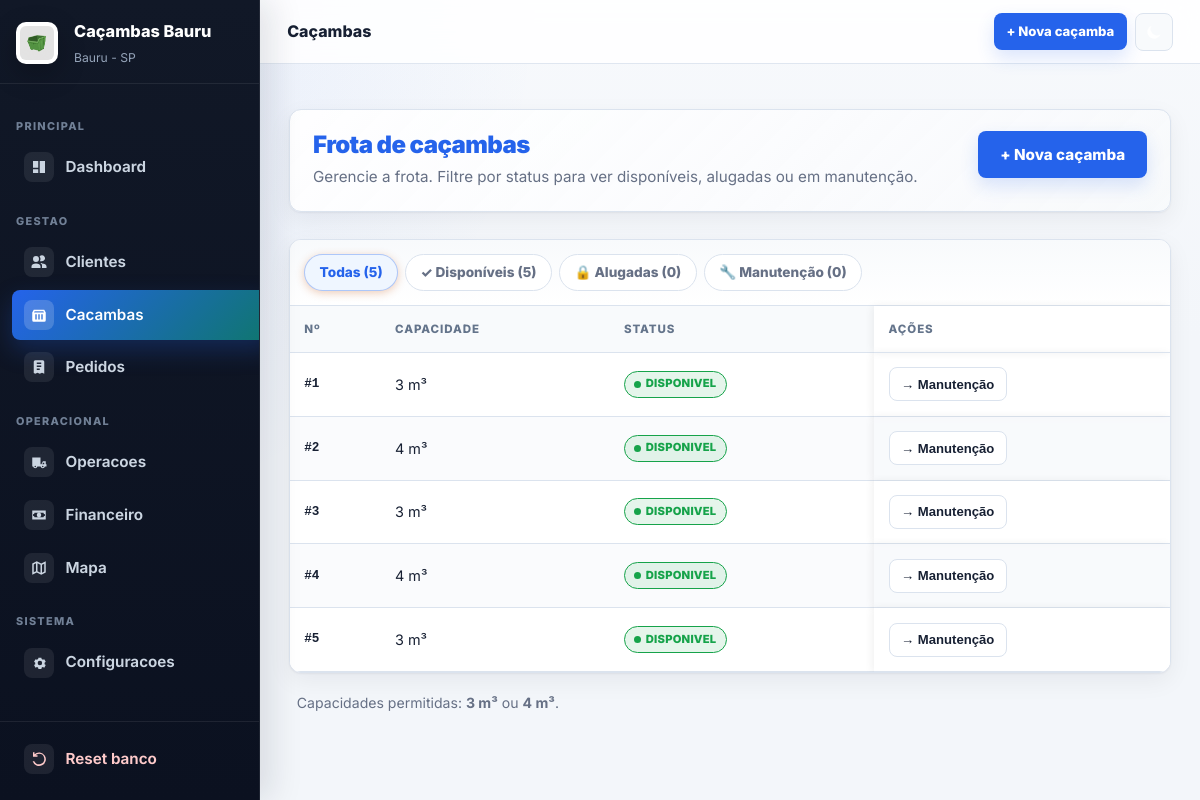
The app's page /cacambas with its own data.
### tables this page shows
CREATE TABLE cacambas (
            id INTEGER PRIMARY KEY AUTOINCREMENT,
            codigo TEXT NOT NULL UNIQUE,
            capacidade_m3 INTEGER NOT NULL,
            status TEXT NOT NULL DEFAULT 'disponivel'
        );

### app.py (the view)
@app.route("/cacambas")
def cacambas():
    f = request.args.get("f","")
    conn = get_conn()
    q = "SELECT id,codigo,capacidade_m3,status FROM cacambas"
    params = ()
    if f in ("disponivel","em_uso","manutencao"):
        q += " WHERE status=?"
        params = (f,)
    q += " ORDER BY CASE WHEN codigo GLOB '[0-9]*' THEN CAST(codigo AS INTEGER) ELSE 999999 END,codigo"
    rows = conn.execute(q, params).fetchall()
    tots = {r["status"]: r["n"] for r in conn.execute(
        "SELECT status, COUNT(*) AS n FROM cacambas GROUP BY status"
    ).fetchall()}
    total = conn.execute("SELECT COUNT(*) FROM cacambas").fetchone()[0]
    conn.close()
    return render_template("cacambas.html", cacambas=rows, filtro=f,
        n_disp=tots.get("disponivel",0), n_uso=tots.get("em_uso",0),
        n_manut=tots.get("manutencao",0), total=total)

### app.py (called while the page is built)
def _get_config():
    conn = get_conn()
    cfg = {r["chave"]: r["valor"] for r in conn.execute("SELECT chave,valor FROM config").fetchall()}
    conn.close()
    return cfg

def _dias_locacao(config=None):
    if config is None:
        config = _get_config()
    try:
        return max(1, min(int(config.get("dias_locacao","7")), 30))
    except ValueError:
        return 7

def _get_motoristas():
    conn = get_conn()
    rows = [r["nome"] for r in conn.execute("SELECT nome FROM motoristas ORDER BY nome").fetchall()]
    conn.close()
    return rows

### database.py (called while the page is built)
def get_conn():
    conn = sqlite3.connect(DB_PATH)
    conn.row_factory = sqlite3.Row
    conn.execute("PRAGMA foreign_keys = ON")
    conn.execute("PRAGMA journal_mode = WAL")
    conn.execute("PRAGMA synchronous = NORMAL")
    conn.execute("PRAGMA temp_store = MEMORY")
    conn.create_function("NORM", 1, _norm)
    return conn

### templates/cacambas.html (shortened to what this page needs)
{% extends "base.html" %}
{% block topbar_title %}Caçambas{% endblock %}
{% block topbar_actions %}<a class="btn btn-sm" href="{{ url_for('cacamba_nova') }}">+ Nova caçamba</a>{% endblock %}
{% block content %}
<section class="page-head">
  <div>
    <h2>Frota de caçambas</h2>
    <p>Gerencie a frota. Filtre por status para ver disponíveis, alugadas ou em manutenção.</p>
  </div>
  <a class="btn" href="{{ url_for('cacamba_nova') }}">+ Nova caçamba</a>
</section>
<div class="card table-wrap">
  <div class="filtros-bar">
    <a href="{{ url_for('cacambas') }}" class="filtro-chip {% if not filtro %}ativo{% endif %}">Todas ({{ total }})</a>
    <a href="{{ url_for('cacambas', f='disponivel') }}" class="filtro-chip {% if filtro=='disponivel' %}ativo ok{% endif %}">✓ Disponíveis ({{ n_disp }})</a>
    <a href="{{ url_for('cacambas', f='em_uso') }}" class="filtro-chip {% if filtro=='em_uso' %}ativo alerta{% endif %}">🔒 Alugadas ({{ n_uso }})</a>
    <a href="{{ url_for('cacambas', f='manutencao') }}" class="filtro-chip {% if filtro=='manutencao' %}ativo{% endif %}">🔧 Manutenção ({{ n_manut }})</a>
  </div>
  {% if cacambas %}
  <table class="tabela-dados">
    <thead>
      <tr><th>Nº</th><th>Capacidade</th><th>Status</th><th>Ações</th></tr>
    </thead>
    <tbody>
      {% for c in cacambas %}
      <tr>
        <td class="mono"><strong>#{{ c.codigo }}</strong></td>
        <td>{{ c.capacidade_m3 }} m³</td>
        <td><span class="status-chip status-{{ c.status }}">{{ c.status.replace('_',' ') }}</span></td>
        <td>
          {% if c.status == 'disponivel' %}
          <form class="inline-form" method="post" action="{{ url_for('cacamba_manutencao', cid=c.id) }}">
            <button class="btn btn-sec btn-sm">→ Manutenção</button>
          </form>
          {% elif c.status == 'manutencao' %}
          <form class="inline-form" method="post" action="{{ url_for('cacamba_disponivel', cid=c.id) }}">
            <button class="btn btn-ok btn-sm">Liberar</button>
          </form>
          {% endif %}
        </td>
      </tr>
      {% endfor %}
    </tbody>
  </table>
  {% else %}
  <div class="empty-state">Nenhuma caçamba{% if filtro %} com este status{% endif %}.</div>
  {% endif %}
</div>
<p class="hint" style="padding:0 .5rem">Capacidades permitidas: <strong>3 m³</strong> ou <strong>4 m³</strong>.</p>
{% endblock %}

### templates/base.html (shortened to what this page needs)
<!DOCTYPE html>
<html lang="pt-BR">
<head>
  <link rel="stylesheet" href="{{ url_for('static', filename='estilo.css') }}">
</head>
<body class="{% block body_class %}{% endblock %}" data-pre-cliente-id="{{ pre_cliente_id or '' }}">
  <aside class="sidebar" id="sidebar">
    <div class="sidebar-brand">
      <img src="{{ url_for('static', filename='images/icone-cacamba.png') }}" width="40" height="40" alt="Logo">
      <div>
        <span class="brand-name">{{ empresa_nome or 'Cacambas' }}</span>
        <span class="brand-sub">{{ empresa_fone or 'Bauru - SP' }}</span>
      </div>
    </div>
    <nav class="sidebar-nav">
      <span class="nav-section">Principal</span>
      <a href="{{ url_for('index') }}" class="nav-item {% if request.endpoint == 'index' %}active{% endif %}">
        <span class="nav-icon"><svg><use href="#i-dashboard"></use></svg></span><span class="nav-label">Dashboard</span>
      </a>
      <span class="nav-section">Gestao</span>
      <a href="{{ url_for('clientes') }}" class="nav-item {% if request.endpoint in ['clientes','cliente_novo','cliente_detalhe','cliente_editar'] %}active{% endif %}">
        <span class="nav-icon"><svg><use href="#i-users"></use></svg></span><span class="nav-label">Clientes</span>
      </a>
      <a href="{{ url_for('cacambas') }}" class="nav-item {% if request.endpoint in ['cacambas','cacamba_nova'] %}active{% endif %}">
        <span class="nav-icon"><svg><use href="#i-container"></use></svg></span><span class="nav-label">Cacambas</span>
      </a>
      <a href="{{ url_for('pedidos') }}" class="nav-item {% if request.endpoint in ['pedidos','pedido_novo'] %}active{% endif %}">
        <span class="nav-icon"><svg><use href="#i-orders"></use></svg></span><span class="nav-label">Pedidos</span>
      </a>
      <span class="nav-section">Operacional</span>
      <a href="{{ url_for('operacoes') }}" class="nav-item {% if request.endpoint == 'operacoes' %}active{% endif %}">
        <span class="nav-icon"><svg><use href="#i-truck"></use></svg></span><span class="nav-label">Operacoes</span>
      </a>
      <a href="{{ url_for('financeiro') }}" class="nav-item {% if request.endpoint == 'financeiro' %}active{% endif %}">
        <span class="nav-icon"><svg><use href="#i-money"></use></svg></span><span class="nav-label">Financeiro</span>
      </a>
      <a href="{{ url_for('mapa') }}" class="nav-item {% if request.endpoint == 'mapa' %}active{% endif %}">
        <span class="nav-icon"><svg><use href="#i-map"></use></svg></span><span class="nav-label">Mapa</span>
      </a>
      <span class="nav-section">Sistema</span>
      <a href="{{ url_for('configuracoes') }}" class="nav-item {% if request.endpoint == 'configuracoes' %}active{% endif %}">
        <span class="nav-icon"><svg><use href="#i-settings"></use></svg></span><span class="nav-label">Configuracoes</span>
      </a>
    </nav>
    <div class="sidebar-footer">
      <a href="{{ url_for('reset_banco') }}" class="nav-item nav-item-danger" onclick="return confirm('Resetar TODOS os dados?')">
        <span class="nav-icon"><svg><use href="#i-reset"></use></svg></span><span class="nav-label">Reset banco</span>
      </a>
    </div>
  </aside>
  <div class="layout-main">
    <header class="topbar">
      <span class="topbar-title">{% block topbar_title %}{% block title2 %}{% endblock %}{% endblock %}</span>
      <div class="topbar-actions">
        {% block topbar_actions %}{% endblock %}
        <button class="btn btn-sm theme-toggle" id="theme-toggle" aria-label="Alternar tema" title="Alternar tema">
          <span id="theme-icon" class="theme-icon"><svg><use href="#i-moon"></use></svg></span>
        </button>
      </div>
    </header>
    <main class="{% block main_class %}main-shell{% endblock %}">
      {% block content %}{% endblock %}
    </main>
  </div>
</body>
</html>

### records on screen
cacambas: codigo "1", capacidade_m3 "3", status.replace "DISPONIVEL"
cacambas: codigo "2", capacidade_m3 "4", status.replace "DISPONIVEL"
cacambas: codigo "3", capacidade_m3 "3", status.replace "DISPONIVEL"
cacambas: codigo "4", capacidade_m3 "4", status.replace "DISPONIVEL"
cacambas: codigo "5", capacidade_m3 "3", status.replace "DISPONIVEL"

### other values on screen
{{ empresa_nome or 'Cacambas' }} "Caçambas Bauru"
{{ empresa_fone or 'Bauru - SP' }} "Bauru - SP"
{{ total }} "5"
{{ n_disp }} "5"
{{ n_uso }} "0"
{{ n_manut }} "0"
